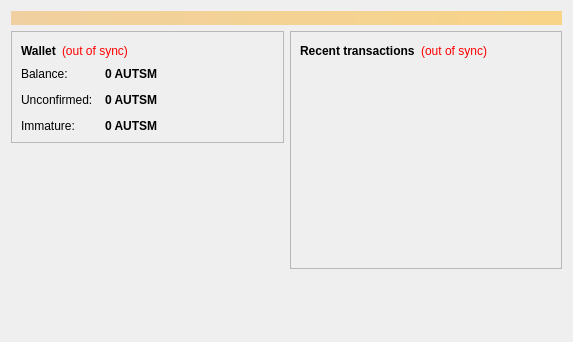
<?xml version="1.0" encoding="UTF-8"?>
<ui version="4.0">
 <class>OverviewPage</class>
 <widget class="QWidget" name="OverviewPage">
  <property name="geometry">
   <rect>
    <x>0</x>
    <y>0</y>
    <width>573</width>
    <height>342</height>
   </rect>
  </property>
  <property name="windowTitle">
   <string>Form</string>
  </property>
  <layout class="QVBoxLayout" name="topLayout">
   <item>
    <widget class="QLabel" name="labelAlerts">
     <property name="visible">
      <bool>false</bool>
     </property>
     <property name="styleSheet">
      <string notr="true">background-color: qlineargradient(x1: 0, y1: 0, x2: 1, y2: 0, stop:0 #F0D0A0, stop:1 #F8D488); color:#000000;</string>
     </property>
     <property name="wordWrap">
      <bool>true</bool>
     </property>
     <property name="margin">
      <number>3</number>
     </property>
    </widget>
   </item>
   <item>
    <layout class="QHBoxLayout" name="horizontalLayout" stretch="1,1">
     <item>
      <layout class="QVBoxLayout" name="verticalLayout_2">
       <item>
        <widget class="QFrame" name="frame">
         <property name="frameShape">
          <enum>QFrame::StyledPanel</enum>
         </property>
         <property name="frameShadow">
          <enum>QFrame::Raised</enum>
         </property>
         <layout class="QVBoxLayout" name="verticalLayout_4">
          <item>
           <layout class="QHBoxLayout" name="horizontalLayout_4">
            <item>
             <widget class="QLabel" name="label_5">
              <property name="font">
               <font>
                <weight>75</weight>
                <bold>true</bold>
               </font>
              </property>
              <property name="text">
               <string>Wallet</string>
              </property>
             </widget>
            </item>
            <item>
             <widget class="QLabel" name="labelWalletStatus">
              <property name="toolTip">
               <string>The displayed information may be out of date. Your wallet automatically synchronizes with the AutismCoin network after a connection is established, but this process has not completed yet.</string>
              </property>
              <property name="styleSheet">
               <string notr="true">QLabel { color: red; }</string>
              </property>
              <property name="text">
               <string notr="true">(out of sync)</string>
              </property>
              <property name="alignment">
               <set>Qt::AlignLeading|Qt::AlignLeft|Qt::AlignVCenter</set>
              </property>
             </widget>
            </item>
            <item>
             <spacer name="horizontalSpacer_2">
              <property name="orientation">
               <enum>Qt::Horizontal</enum>
              </property>
              <property name="sizeHint" stdset="0">
               <size>
                <width>40</width>
                <height>20</height>
               </size>
              </property>
             </spacer>
            </item>
           </layout>
          </item>
          <item>
           <layout class="QFormLayout" name="formLayout_2">
            <property name="fieldGrowthPolicy">
             <enum>QFormLayout::AllNonFixedFieldsGrow</enum>
            </property>
            <property name="horizontalSpacing">
             <number>12</number>
            </property>
            <property name="verticalSpacing">
             <number>12</number>
            </property>
            <item row="0" column="0">
             <widget class="QLabel" name="label">
              <property name="text">
               <string>Balance:</string>
              </property>
             </widget>
            </item>
            <item row="0" column="1">
             <widget class="QLabel" name="labelBalance">
              <property name="font">
               <font>
                <weight>75</weight>
                <bold>true</bold>
               </font>
              </property>
              <property name="cursor">
               <cursorShape>IBeamCursor</cursorShape>
              </property>
              <property name="toolTip">
               <string>Your current balance</string>
              </property>
              <property name="text">
               <string notr="true">0 AUTSM</string>
              </property>
              <property name="textInteractionFlags">
               <set>Qt::LinksAccessibleByMouse|Qt::TextSelectableByKeyboard|Qt::TextSelectableByMouse</set>
              </property>
             </widget>
            </item>
            <item row="1" column="0">
             <widget class="QLabel" name="label_3">
              <property name="text">
               <string>Unconfirmed:</string>
              </property>
             </widget>
            </item>
            <item row="1" column="1">
             <widget class="QLabel" name="labelUnconfirmed">
              <property name="font">
               <font>
                <weight>75</weight>
                <bold>true</bold>
               </font>
              </property>
              <property name="cursor">
               <cursorShape>IBeamCursor</cursorShape>
              </property>
              <property name="toolTip">
               <string>Total of transactions that have yet to be confirmed, and do not yet count toward the current balance</string>
              </property>
              <property name="text">
               <string notr="true">0 AUTSM</string>
              </property>
              <property name="textInteractionFlags">
               <set>Qt::LinksAccessibleByMouse|Qt::TextSelectableByKeyboard|Qt::TextSelectableByMouse</set>
              </property>
             </widget>
            </item>
            <item row="2" column="0">
             <widget class="QLabel" name="labelImmatureText">
              <property name="text">
               <string>Immature:</string>
              </property>
             </widget>
            </item>
            <item row="2" column="1">
             <widget class="QLabel" name="labelImmature">
              <property name="font">
               <font>
                <weight>75</weight>
                <bold>true</bold>
               </font>
              </property>
              <property name="toolTip">
               <string>Mined balance that has not yet matured</string>
              </property>
              <property name="text">
               <string notr="true">0 AUTSM</string>
              </property>
              <property name="textInteractionFlags">
               <set>Qt::LinksAccessibleByMouse|Qt::TextSelectableByKeyboard|Qt::TextSelectableByMouse</set>
              </property>
             </widget>
            </item>
           </layout>
          </item>
         </layout>
        </widget>
       </item>
       <item>
        <spacer name="verticalSpacer">
         <property name="orientation">
          <enum>Qt::Vertical</enum>
         </property>
         <property name="sizeHint" stdset="0">
          <size>
           <width>20</width>
           <height>40</height>
          </size>
         </property>
        </spacer>
       </item>
      </layout>
     </item>
     <item>
      <layout class="QVBoxLayout" name="verticalLayout_3">
       <item>
        <widget class="QFrame" name="frame_2">
         <property name="frameShape">
          <enum>QFrame::StyledPanel</enum>
         </property>
         <property name="frameShadow">
          <enum>QFrame::Raised</enum>
         </property>
         <layout class="QVBoxLayout" name="verticalLayout">
          <item>
           <layout class="QHBoxLayout" name="horizontalLayout_2">
            <item>
             <widget class="QLabel" name="label_4">
              <property name="text">
               <string>&lt;b&gt;Recent transactions&lt;/b&gt;</string>
              </property>
             </widget>
            </item>
            <item>
             <widget class="QLabel" name="labelTransactionsStatus">
              <property name="toolTip">
               <string>The displayed information may be out of date. Your wallet automatically synchronizes with the AutismCoin network after a connection is established, but this process has not completed yet.</string>
              </property>
              <property name="styleSheet">
               <string notr="true">QLabel { color: red; }</string>
              </property>
              <property name="text">
               <string notr="true">(out of sync)</string>
              </property>
              <property name="alignment">
               <set>Qt::AlignRight|Qt::AlignTrailing|Qt::AlignVCenter</set>
              </property>
             </widget>
            </item>
            <item>
             <spacer name="horizontalSpacer">
              <property name="orientation">
               <enum>Qt::Horizontal</enum>
              </property>
              <property name="sizeHint" stdset="0">
               <size>
                <width>40</width>
                <height>20</height>
               </size>
              </property>
             </spacer>
            </item>
           </layout>
          </item>
          <item>
           <widget class="QListView" name="listTransactions">
            <property name="styleSheet">
             <string notr="true">QListView { background: transparent; }</string>
            </property>
            <property name="frameShape">
             <enum>QFrame::NoFrame</enum>
            </property>
            <property name="verticalScrollBarPolicy">
             <enum>Qt::ScrollBarAlwaysOff</enum>
            </property>
            <property name="horizontalScrollBarPolicy">
             <enum>Qt::ScrollBarAlwaysOff</enum>
            </property>
            <property name="selectionMode">
             <enum>QAbstractItemView::NoSelection</enum>
            </property>
           </widget>
          </item>
         </layout>
        </widget>
       </item>
       <item>
        <spacer name="verticalSpacer_2">
         <property name="orientation">
          <enum>Qt::Vertical</enum>
         </property>
         <property name="sizeHint" stdset="0">
          <size>
           <width>20</width>
           <height>40</height>
          </size>
         </property>
        </spacer>
       </item>
      </layout>
     </item>
    </layout>
   </item>
  </layout>
 </widget>
 <resources/>
 <connections/>
</ui>
